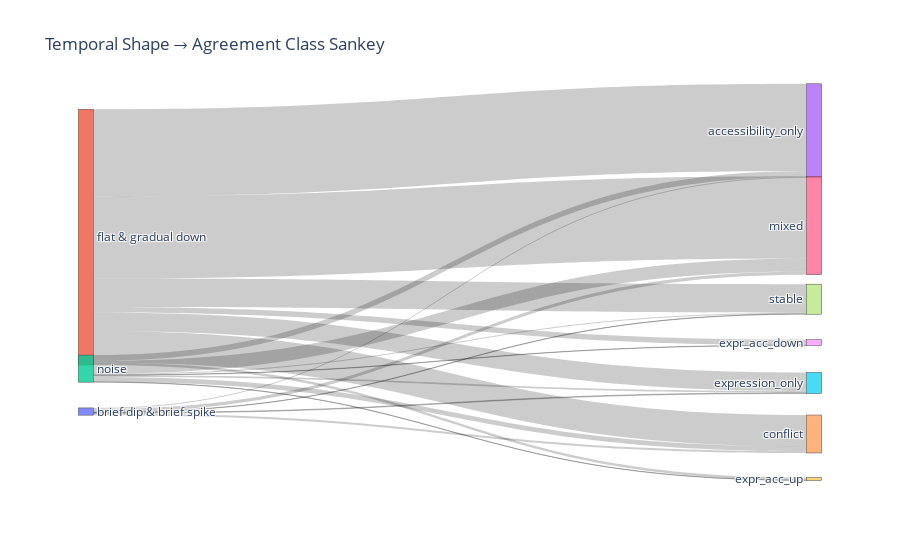

This figure's notebook cell:
### Code cell
from collections import defaultdict
import plotly.graph_objects as go

# Count transitions
sankey_data = merged_df.groupby(["combined_pattern", "agreement_class"]).size().reset_index(name="count")

# Build node list
all_patterns = sankey_data["combined_pattern"].unique().tolist()
all_classes = sankey_data["agreement_class"].unique().tolist()
nodes = all_patterns + all_classes

# Indices for Sankey
pattern_idx = {k: i for i, k in enumerate(all_patterns)}
class_idx = {k: i + len(all_patterns) for i, k in enumerate(all_classes)}

# Build link data
source = sankey_data["combined_pattern"].map(pattern_idx)
target = sankey_data["agreement_class"].map(class_idx)
value = sankey_data["count"]

# Plot
fig = go.Figure(data=[go.Sankey(
    node=dict(label=nodes, pad=15, thickness=15),
    link=dict(source=source, target=target, value=value)
)])
fig.update_layout(title_text="Temporal Shape → Agreement Class Sankey", font_size=12)
fig.show()

### Figure 1 — Plotly figure (JSON) as saved in the notebook; plotly's stock layout.template omitted (floating-point values rounded to 4 significant figures)
{"data": [{"link": {"source": [0, 0, 0, 0, 0, 1, 1, 1, 1, 1, 1, 1, 2, 2, 2, 2, 2, 2, 2], "target": [3, 4, 5, 6, 7, 3, 4, 8, 9, 5, 6, 7, 3, 4, 8, 9, 5, 6, 7], "value": [3, 5, 2, 9, 1, 241, 87, 15, 7, 51, 227, 79, 16, 13, 1, 1, 5, 36, 3]}, "node": {"label": ["brief dip & brief spike", "flat & gradual down", "noise", "accessibility_only", "conflict", "expression_only", "mixed", "stable", "expr_acc_down", "expr_acc_up"], "pad": 15, "thickness": 15, "x": [0.007953, 0.007953, 0.007953, 0.992, 0.992, 0.992, 0.992, 0.992, 0.992, 0.992], "y": [0.8198, 0.3609, 0.7069, 0.08105, 0.8789, 0.7448, 0.3302, 0.5242, 0.6384, 0.9975]}, "type": "sankey"}], "layout": {"autosize": true, "font": {"size": 12}, "title": {"text": "Temporal Shape → Agreement Class Sankey"}}}
